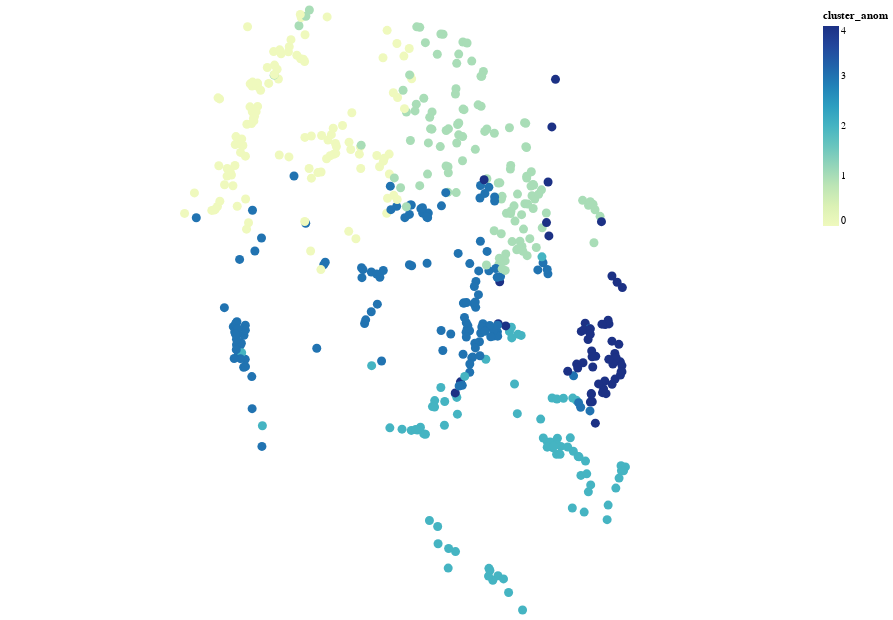

Notebook source saved alongside this figure:
### Code cell
chart = alt.Chart(station_clusters).mark_geoshape().encode(
    # longitude='geometry.x:Q',
    # latitude='geometry.y:Q',
    color='cluster_anom',
    tooltip='code'
).project(
    "albersUsa"
).properties(
    width=800,
    height=600
)

### Figure 1 — Vega-Lite specification as saved in the notebook (floating-point values rounded to 4 significant figures; data arrays with more than 128 entries replaced by an {"elided": "..."} marker saying what was removed)
{"config": {"view": {"continuousWidth": 300, "continuousHeight": 300}}, "data": {"name": "data-18db98880436acf0d93dd1496b142ecb"}, "mark": {"type": "geoshape"}, "encoding": {"color": {"field": "cluster_anom", "type": "quantitative"}, "tooltip": {"field": "code", "type": "nominal"}}, "height": 600, "projection": {"type": "albersUsa"}, "width": 800, "$schema": "https://vega.github.io/schema/vega-lite/v5.17.0.json", "datasets": {"data-18db98880436acf0d93dd1496b142ecb": {"elided": "511 records"}}}
